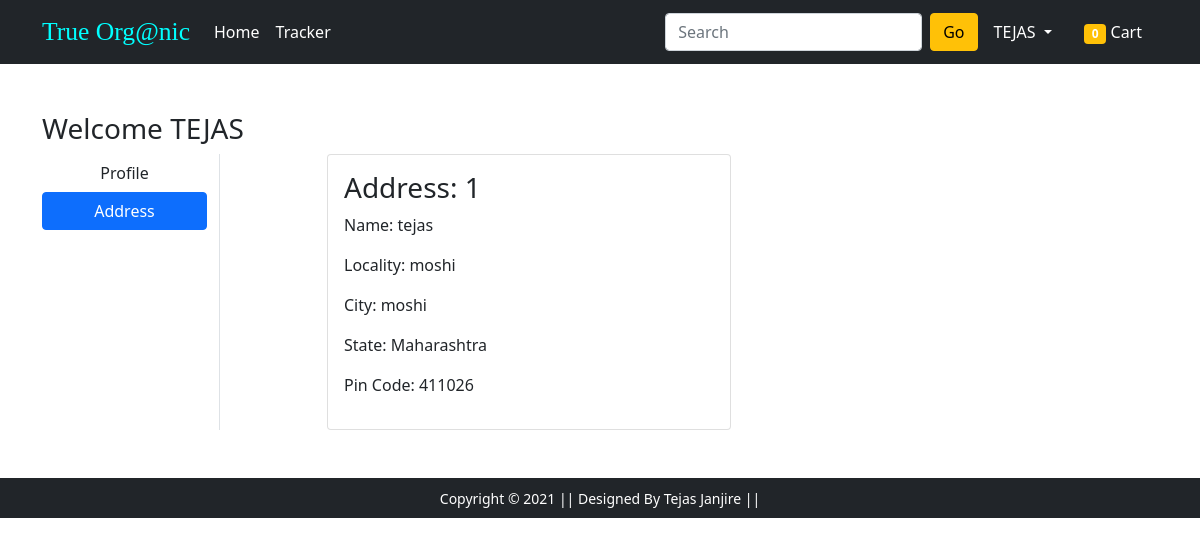
Screenshot of /address/ (signed in) with the database file from the repository.
### app/models.py (models this page shows, shortened)
class Customer(models.Model):
 user = models.ForeignKey(User, on_delete=models.CASCADE)
 name = models.CharField(max_length=200)
 locality = models.CharField(max_length=200)
 city = models.CharField(max_length=50)
 zipcode = models.IntegerField()
 state = models.CharField(choices=STATE_CHOICES, max_length=50)

### app/views.py (the view)
# urls.py: path('address/', views.address, name='address'),
@login_required
def address(request):
	totalitem = 0
	if request.user.is_authenticated:
		totalitem = len(Cart.objects.filter(user=request.user))
	add = Customer.objects.filter(user=request.user)
	return render(request, 'app/address.html', {'add':add, 'active':'btn-primary', 'totalitem':totalitem})

### app/templates/app/address.html (shortened to what this page needs)
{% extends 'app/base.html' %}
{% load static %}
{% block main-content %}
<div class="container my-5">
 <div class="row">
 <h3>Welcome <span class="text-capitalize">{{request.user}}</span></h3>
  <div class="col-sm-2 border-end">
   <ul class="list-unstyled">
    <li class="d-grid"><a href="{% url 'profile' %}" class="btn">Profile</a></li>
    <li class="d-grid"><a href="{% url 'address' %}" class="btn {{active}}">Address</a></li>
   </ul>
  </div>
  <div class="col-sm-9 offset-sm-1">
   <div class="row">
    {% for ad in add %}
     <div class="col-sm-6">
     <div class="card">
      <div class="card-body">
       <h3>Address: {{ forloop.counter }}</h3>
       <p>Name: {{ad.name}}</p>
       <p>Locality: {{ad.locality}}</p>
       <p>City: {{ad.city}}</p>
       <p>State: {{ad.state}}</p>
       <p>Pin Code: {{ad.zipcode}}</p>
      </div>
     </div>
    </div>
    {% endfor %}
   </div>
  </div>
 </div>
</div>
{% endblock main-content %}

### app/templates/app/base.html (shortened to what this page needs)
<!doctype html>
{% load static %}
<html lang="en">
<head>
  <link href="https://cdn.jsdelivr.net/npm/bootstrap@5.0.0-beta1/dist/css/bootstrap.min.css" rel="stylesheet"
>
  <link rel="stylesheet" href="{% static 'app/css/owl.carousel.min.css' %}">
  <link rel="stylesheet" href="{% static 'app/css/all.min.css' %}">
  <link rel="stylesheet" href="{% static 'app/css/style.css' %}">
</head>
<body>
  <nav class="navbar navbar-expand-lg navbar-dark bg-dark">
    <div class="container">
      <a class="navbar-brand" href="/">True Org@nic </a>
      <div class=" collapse navbar-collapse" id="navbarSupportedContent">
        <ul class="navbar-nav me-auto mb-2 mb-lg-0">
          <li class="nav-item">
            <a class="nav-link active" aria-current="page" href="/">Home</a>
          </li>
          <li class="nav-item">
            <a class="nav-link active" aria-current="page" href="{% url 'orders' %}">Tracker</a>
          </li>
        </ul>
        <form class="d-flex">
          <input class="form-control me-2" type="search" placeholder="Search" aria-label="Search">
          <button class="btn btn-warning" type="submit">Go</button>
        </form>
        <div>
          <ul class="navbar-nav me-auto mb-2 mb-lg-0">
            {% if request.user.is_authenticated %}
            <li class="nav-item dropdown mx-2">
              <a class="nav-link dropdown-toggle text-white" href="#" id="profileDropdown" role="button"
                data-bs-toggle="dropdown" aria-expanded="false">
                {{request.user.username|capfirst}}
              </a>
            </li>
            <li class="nav-item mx-2">
              <a href="{% url 'showcart' %}" class="nav-link text-white"><span
                  class="badge bg-warning">{{totalitem}}</span> Cart </a>
            </li>
            {% endif %}
          </ul>
        </div>
      </div>
    </div>
  </nav>
  {% block main-content %} {% endblock main-content %}
  <footer class="container-fluid bg-dark text-center p-2 mt-5">
    <small class="text-white">Copyright &copy; 2021 || Designed By Tejas Janjire || </small>
  </footer>
</body>
</html>

### app/templates/app/base.html (style rules this page uses)
.navbar-brand { font-family: Georgia, 'Times New Roman', Times, serif; font-size: 1.6rem; }
.container .navbar-brand { color: aqua; }

### rows the page displays
Customer: name "tejas", locality "moshi", city "moshi", state "Maharashtra", zipcode "411026"

### other values shown
{{ request.user.username|capfirst }} "TEJAS"
{{ totalitem }} "0"
{{ request.user }} "TEJAS"
